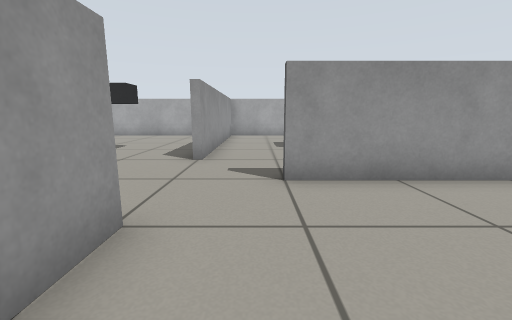
[1] (above)

17 first-person views from a walk through a robot-simulator world made for Gazebo. The camera is 0.57 m above the floor, tilts 10° down and sees 90° across. The floor is counted in squares, 0.5 m on a side. Each view is taken from the middle of a square. On the plan, view 1 faces up. The plan holds only what a view shows up to about 12 squares ahead; the rest is blank.

[2]
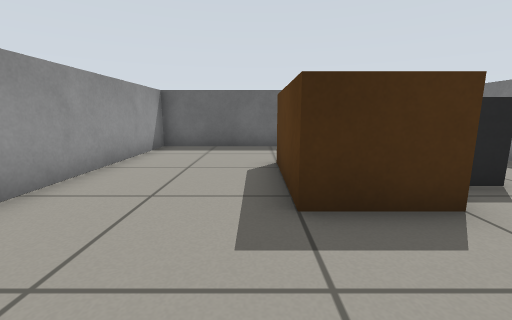

[3]
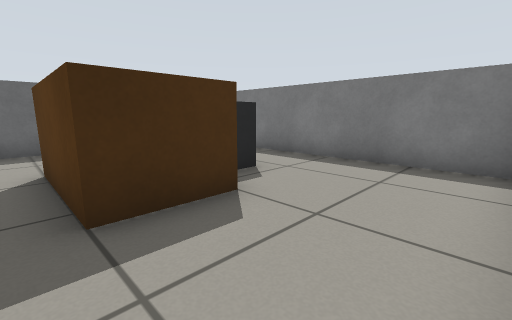

[4]
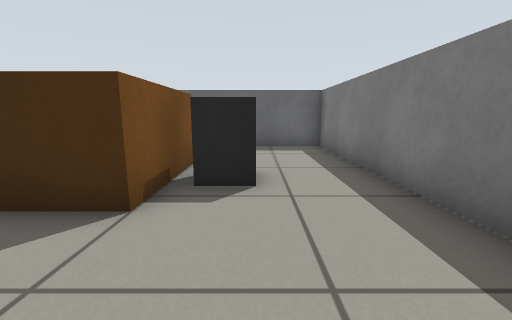

[5]
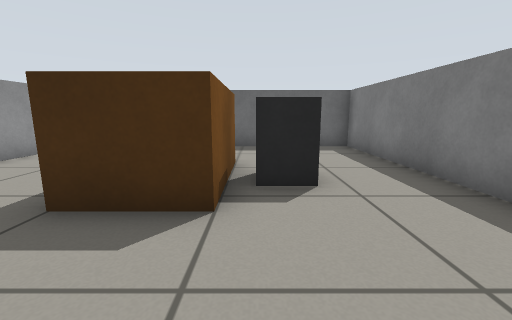

[6]
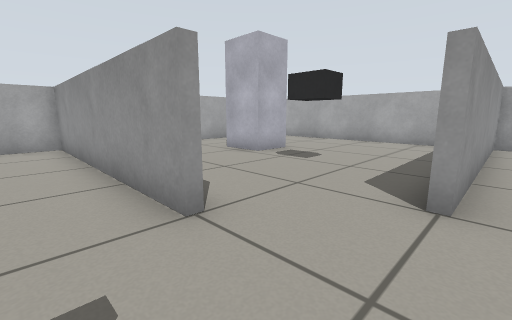

[7]
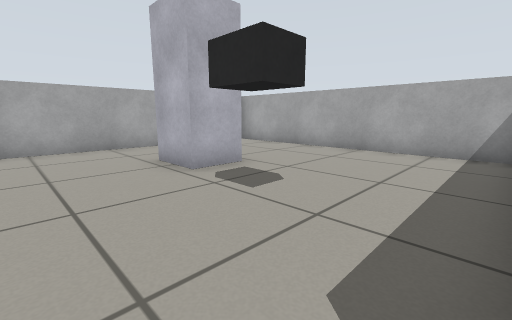

[8]
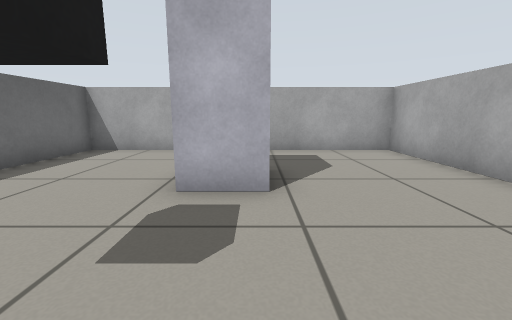

[9]
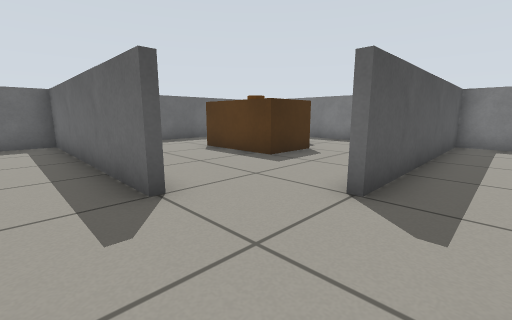

[10]
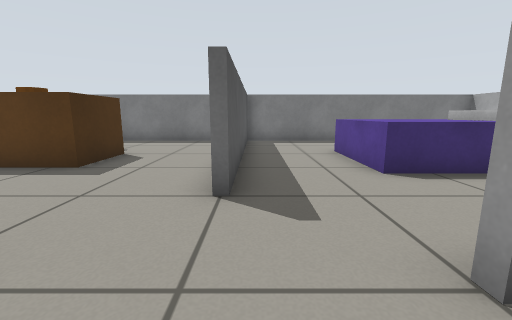

[11]
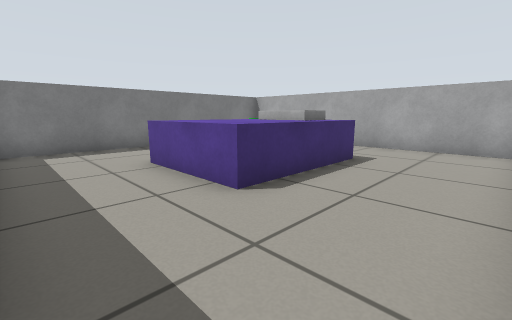

[12]
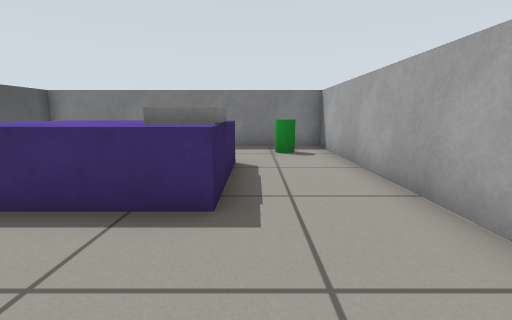

[13]
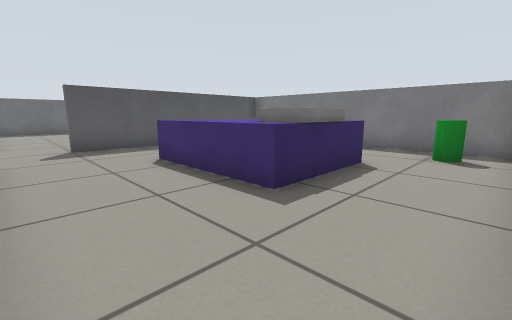

[14]
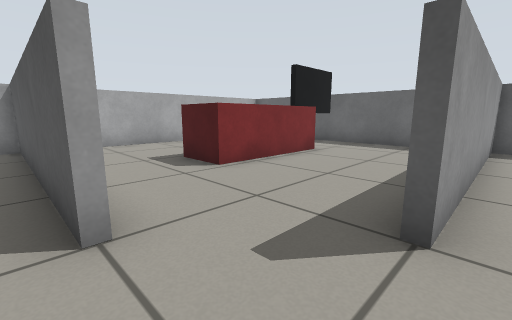

[15]
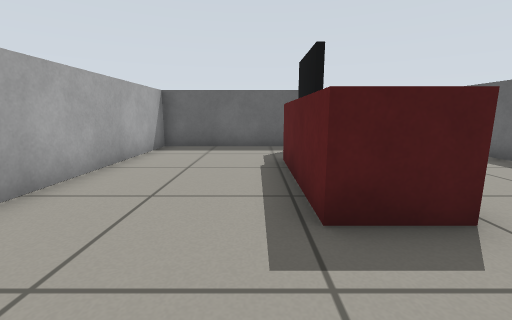

[16]
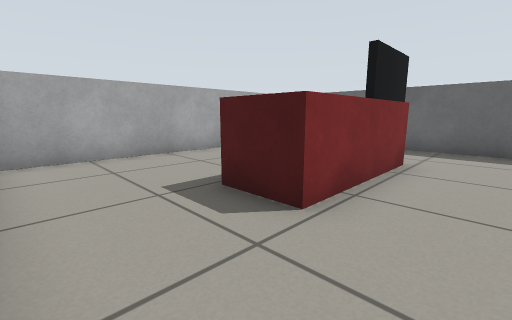

[17]
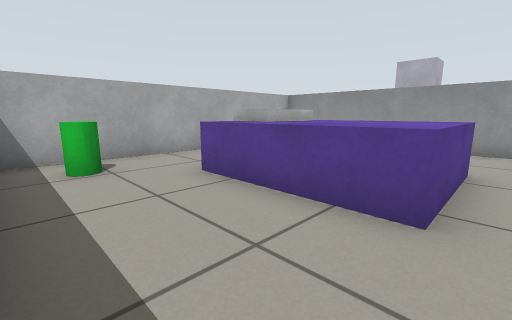

### Floor plan
Points are (right, up) in squares from view 1. A wall is a line through its corners. A room is listed if a view was taken in it or the views show most of it. See-through windows are left out.
Room 1 (views 1, 2, 3, 4, 5, 6, 7, 10, 11, 14)
walls: (-1.4, 2.5) (-1.4, 1.1); (-1.1, -5.4) (8.4, -5.4) (8.4, 4.4) (0.5, 4.4)
ways out: opening at (-3, 5.5) to room 2; opening at (-3.5, 3.5) to room 3; opening at (-0.5, 6.5) to room 4
objects: brown box (2, -1) to (5, 0); dark grey box (3, -3) to (4, -2)
Room 2 (views 8, 9)
walls: (-1.6, 6.4) (-1.6, 14.3) (-11.3, 14.3) (-11.3, 4.6) (-8.2, 4.6)
ways out: opening at (-3, 5.5) to room 1
objects: fridge (-8, 9) to (-7, 10); dark grey box (-5, 8) to (-4, 9)
Room 3 (views 12, 13, 17)
walls: (-3.4, 4.4) (-11.3, 4.4) (-11.3, -5.4) (-1.6, -5.4) (-1.6, 2.5)
ways out: opening at (-3.5, 3.5) to room 1
objects: green cylinder (-10, -4); blue box (-8, -2) to (-5, 1); white box (-8, -1) to (-7, 0)
Room 4 (views 15, 16)
walls: (0.4, 4.6) (8.4, 4.6) (8.4, 14.3) (-1.4, 14.3) (-1.4, 6.5)
ways out: opening at (-0.5, 6.5) to room 1
objects: red box (2, 9) to (5, 10); TV (6, 10) to (7, 10)

Where each view was taken, in squares from view 1:
view 1: 0 up, 0 right, facing up
view 2: 1 up, 1 left, facing right
view 3: 1 up, 1 left, facing down-right
view 4: 3 down, 1 left, facing right
view 5: 2 down, 1 left, facing right
view 6: 3 up, 1 left, facing up-left
view 7: 6 up, 2 left, facing up-left
view 8: 10 up, 3 left, facing left
view 9: 6 up, 3 left, facing down-right
view 10: 6 up, 2 left, facing down
view 11: 4 up, 2 left, facing down-left
view 12: 4 up, 9 left, facing down
view 13: 4 up, 11 left, facing down-right
view 14: 4 up, 2 left, facing up-right
view 15: 11 up, 1 left, facing right
view 16: 7 up, 1 left, facing up-right
view 17: 5 down, 4 left, facing up-left
